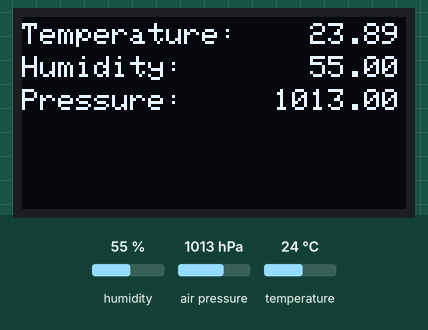
This sketch was run on a simulated Arduino MKR. Parts: 128×64 one-colour display. Inputs (shaded band) come from the test bench; at power-on: humidity 55 %, air pressure 1013 hPa, temperature 24 °C. WiFi joins after 1.5 s; servers stay silent unless stated; what the sketch prints to the serial monitor is not drawn.

Above: at 5.6 s.
5.7 s: humidity set to 22 %
At 8.1 s:
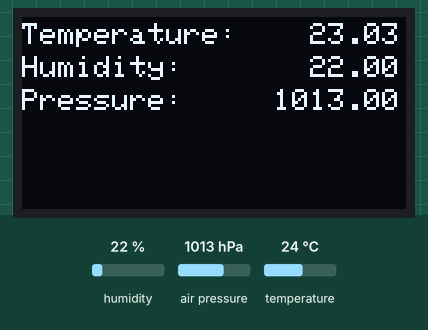
8.7 s: air pressure set to 952 hPa
At 9.6 s:
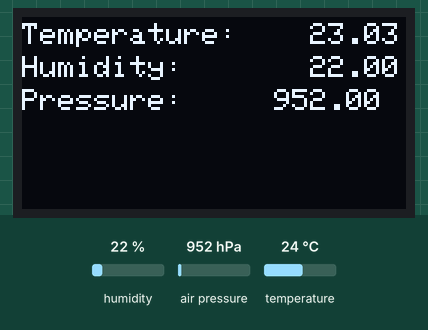
11.7 s: temperature set to 12 °C
At 13.9 s:
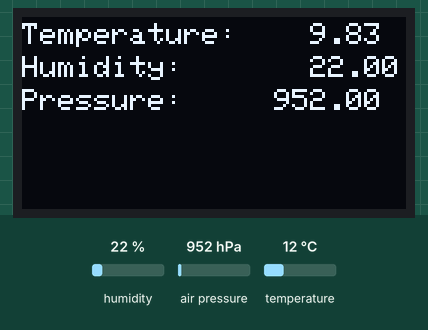
14.7 s: air pressure set to 975 hPa
At 16.7 s:
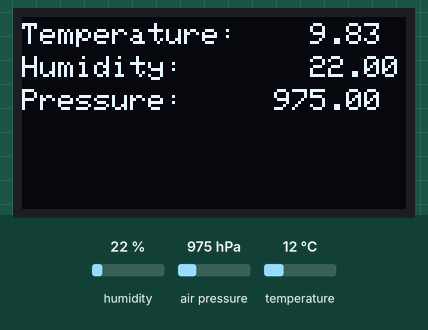
17.7 s: humidity set to 40 %
At 19.7 s:
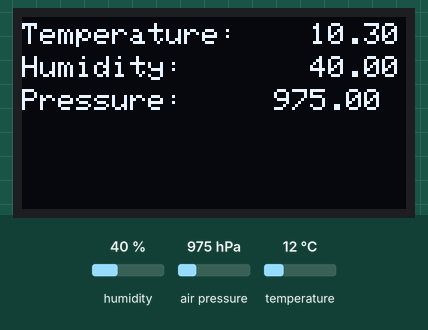
20.7 s: air pressure set to 1000 hPa
At 22.5 s:
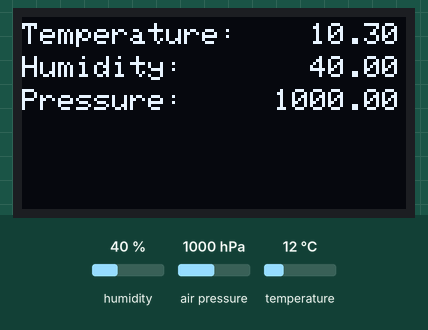
Timing chart, 0 to 24.0 s (numbered marks = the images above; inputs shaded):
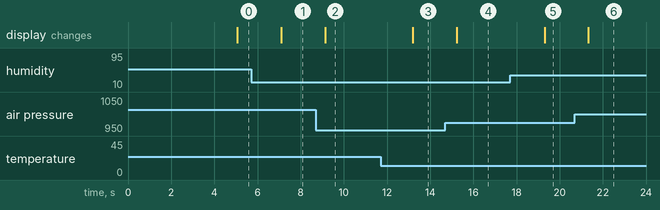

The sketch:

EnvMon_MKR1010_ArduinoIoTCloud.ino
```cpp
#include "arduino_secrets.h"
#include "thingProperties.h"

// Libraries
#include "DHT.h"
#include <Adafruit_Sensor.h>
#include <Adafruit_BMP280.h>
#include "Adafruit_SSD1306.h"

// BMP280
#define BMP280_I2C_ADDRESS 0x76
Adafruit_BMP280 bmp280;

// DHT
#define DHTPIN 6
#define DHTTYPE DHT22
DHT dht(DHTPIN, DHTTYPE);

// ssd1306
#define OLED_RESET 4
Adafruit_SSD1306 display(OLED_RESET);

void setup() {
  Serial.begin(9600);

  bmp280.begin(BMP280_I2C_ADDRESS);
  dht.begin();
  display.begin(SSD1306_SWITCHCAPVCC, 0x3C);
  display.clearDisplay();

  delay(1500);
  initProperties();// Defined in thingProperties.h
  ArduinoCloud.begin(ArduinoIoTPreferredConnection);// Connect to Arduino IoT Cloud
  setDebugMessageLevel(2);
  ArduinoCloud.printDebugInfo();
}

void loop() {
  ArduinoCloud.update();

  delay(2000);
  rHumidity = dht.readHumidity();
  rTemperature = dht.readTemperature();
  rPressure = bmp280.readPressure() /100; // divided by 100 to return Hectopascal(hPa)
  rTempIndex = dht.computeHeatIndex((rTemperature), rHumidity, false);

  Serial.println((String)"DHT - Temp Raw:    " + rTemperature);
  Serial.println((String)"DHT - Temp Index:  " + rTempIndex);
  Serial.println((String)"DHT - Humidity:    " + rHumidity);
  Serial.println((String)"BMP - Pressure:    " + rPressure);
  Serial.println();

  display.setTextColor(WHITE);

  display.setCursor(0,2);
  display.setTextSize(1);
  display.print("Temperature:");

  display.setCursor(96,2);
  display.setTextSize(1);
  display.print(rTempIndex);

  display.setCursor(0,13);
  display.setTextSize(1);
  display.print("Humidity:");

  display.setCursor(96,13);
  display.setTextSize(1);
  display.print(rHumidity);

  display.setCursor(0,24);
  display.setTextSize(1);
  display.print("Pressure:");

  display.setCursor(84,24);
  display.setTextSize(1);
  display.print(rPressure);

  display.display();
  display.clearDisplay();

}
```

arduino_secrets.h
```cpp
  #define SECRET_SSID "YOUR_WIFI_NETWORK_NAME"
  #define SECRET_PASS "YOUR_WIFI_PASSWORD"
```

thingProperties.h
```cpp
#include <ArduinoIoTCloud.h>
#include <Arduino_ConnectionHandler.h>

const char THING_ID[] = "xxxxxxxx-xxxx-xxxx-xxxx-xxxxxxxxxxxx";

const char SSID[]     = SECRET_SSID;    // Network SSID (name)
const char PASS[]     = SECRET_PASS;    // Network password (use for WPA, or use as key for WEP)

float rHumidity;
float rPressure;
float rTempIndex;
float rTemperature;

void initProperties(){

  ArduinoCloud.setThingId(THING_ID);
  ArduinoCloud.addProperty(rHumidity, READ, ON_CHANGE, NULL);
  ArduinoCloud.addProperty(rPressure, READ, ON_CHANGE, NULL);
  ArduinoCloud.addProperty(rTempIndex, READ, ON_CHANGE, NULL);
  ArduinoCloud.addProperty(rTemperature, READ, ON_CHANGE, NULL);

}

WiFiConnectionHandler ArduinoIoTPreferredConnection(SSID, PASS);
```

Measured:
- after the input at 5.7 s, the display: changes after 1.4 s (image 1)
- after the input at 8.7 s, the display: changes after 0.43 s (image 2)
- after the input at 11.7 s, the display: changes after 1.5 s (image 3)
- after the input at 14.7 s, the display: changes after 0.53 s (image 4)
- after the input at 17.7 s, the display: changes after 1.6 s (image 5)
- after the input at 20.7 s, the display: changes after 0.63 s (image 6)
